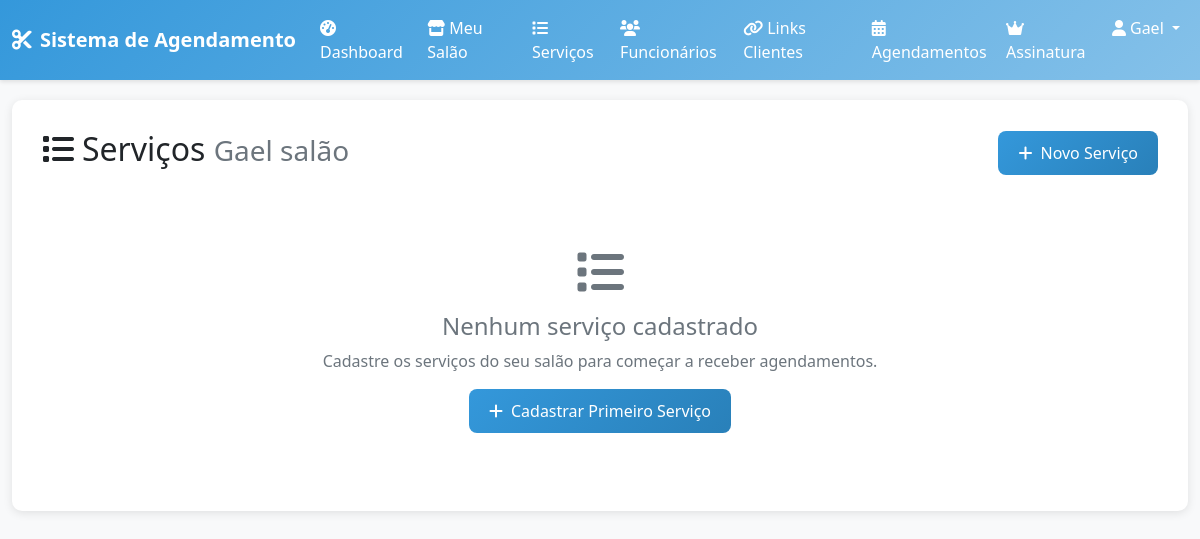
The page /salons/services/ (signed in) on the database as committed earlier.
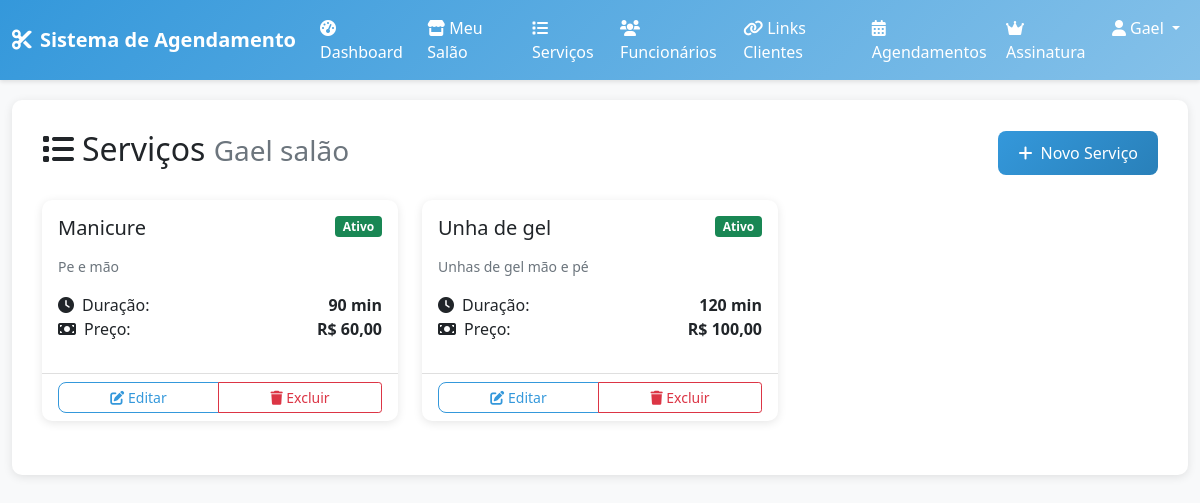
The same page on the database as committed later.
### salons/models.py (models this page shows, shortened)
class Service(models.Model):
    salon = models.ForeignKey(Salon, on_delete=models.CASCADE, related_name='services', verbose_name="Salão")
    name = models.CharField(max_length=100, verbose_name="Nome do Serviço")
    description = models.TextField(blank=True, null=True, verbose_name="Descrição")
    duration = models.PositiveIntegerField(verbose_name="Duração (minutos)")
    price = models.DecimalField(max_digits=10, decimal_places=2, verbose_name="Preço")
    is_active = models.BooleanField(default=True, verbose_name="Ativo")
    created_at = models.DateTimeField(auto_now_add=True)
    updated_at = models.DateTimeField(auto_now=True)
    class Meta:
        verbose_name = "Serviço"
        verbose_name_plural = "Serviços"
        ordering = ['name']

### subscriptions/views.py (the view)
    def wrapper(request, *args, **kwargs):
        if not request.user.is_authenticated:
            return redirect('accounts:login')
        if request.user.profile.user_type != 'owner':
            messages.error(request, 'Acesso negado.')
            return redirect('accounts:dashboard')
        subscription = getattr(request.user, 'subscription', None)
        if not subscription or not subscription.is_active():
            messages.warning(request, 'Sua assinatura expirou. Renove para continuar usando o sistema.')
            return redirect('subscriptions:detail')
        return view_func(request, *args, **kwargs)

### salons/views.py (called while the page is built)
@subscription_required
def services_list(request):
    salon = request.user.salon
    services = salon.services.all().order_by('name')
    return render(request, 'salons/services_list.html', {
        'services': services,
        'salon': salon
    })

### subscriptions/models.py (called while the page is built)
    def is_active(self):
        return self.status == 'active' and self.end_date > timezone.now()

### subscriptions/views.py (called while the page is built)
def subscription_required(view_func):
    def wrapper(request, *args, **kwargs):
        if not request.user.is_authenticated:
            return redirect('accounts:login')
        if request.user.profile.user_type != 'owner':
            messages.error(request, 'Acesso negado.')
            return redirect('accounts:dashboard')
        subscription = getattr(request.user, 'subscription', None)
        if not subscription or not subscription.is_active():
            messages.warning(request, 'Sua assinatura expirou. Renove para continuar usando o sistema.')
            return redirect('subscriptions:detail')
        return view_func(request, *args, **kwargs)
    return wrapper

### templates/salons/services_list.html (shortened to what this page needs)
{% extends 'base/base.html' %}
{% block content %}
<div class="row">
    <div class="col-12">
        <div class="d-flex justify-content-between align-items-center mb-4">
            <h2>
                <i class="fas fa-list me-2"></i>Serviços
                <small class="text-muted">{{ salon.name }}</small>
            </h2>
            <a href="{% url 'salons:create_service' %}" class="btn btn-primary">
                <i class="fas fa-plus me-2"></i>Novo Serviço
            </a>
        </div>
        {% if services %}
            <div class="row">
                {% for service in services %}
                    <div class="col-md-6 col-lg-4 mb-4">
                        <div class="card h-100">
                            <div class="card-body">
                                <div class="d-flex justify-content-between align-items-start mb-3">
                                    <h5 class="card-title mb-0">{{ service.name }}</h5>
                                    <span class="badge {% if service.is_active %}bg-success{% else %}bg-secondary{% endif %}">
                                        {% if service.is_active %}Ativo{% else %}Inativo{% endif %}
                                    </span>
                                </div>
                                {% if service.description %}
                                    <p class="card-text text-muted small">{{ service.description|truncatewords:15 }}</p>
                                {% endif %}
                                <div class="mb-3">
                                    <div class="d-flex justify-content-between">
                                        <span><i class="fas fa-clock me-2"></i>Duração:</span>
                                        <strong>{{ service.duration }} min</strong>
                                    </div>
                                    <div class="d-flex justify-content-between">
                                        <span><i class="fas fa-money-bill me-2"></i>Preço:</span>
                                        <strong>R$ {{ service.price }}</strong>
                                    </div>
                                </div>
                            </div>
                            <div class="card-footer bg-transparent">
                                <div class="btn-group w-100" role="group">
                                    <a href="{% url 'salons:edit_service' service.id %}" class="btn btn-outline-primary btn-sm">
                                        <i class="fas fa-edit"></i> Editar
                                    </a>
                                    <a href="{% url 'salons:delete_service' service.id %}" class="btn btn-outline-danger btn-sm">
                                        <i class="fas fa-trash"></i> Excluir
                                    </a>
                                </div>
                            </div>
                        </div>
                    </div>
                {% endfor %}
            </div>
        {% else %}
            <div class="text-center py-5">
                <i class="fas fa-list fa-3x text-muted mb-3"></i>
                <h4 class="text-muted">Nenhum serviço cadastrado</h4>
                <p class="text-muted">Cadastre os serviços do seu salão para começar a receber agendamentos.</p>
                <a href="{% url 'salons:create_service' %}" class="btn btn-primary">
                    <i class="fas fa-plus me-2"></i>Cadastrar Primeiro Serviço
                </a>
            </div>
        {% endif %}
    </div>
</div>
{% endblock %}

Rows that differ between the two databases and show on the page:
added Service: name "Manicure", is_active "Ativo", description "Pe e mão", duration "90", price "60,00"
added Service: name "Unha de gel", is_active "Ativo", description "Unhas de gel mão e pé", duration "120", price "100,00"
Other text that changed with them:
text no longer shown: "Nenhum serviço cadastrado Cadastre os serviços do seu salão para começar a receber agendamentos. Cadastrar Primeiro Serviço"
